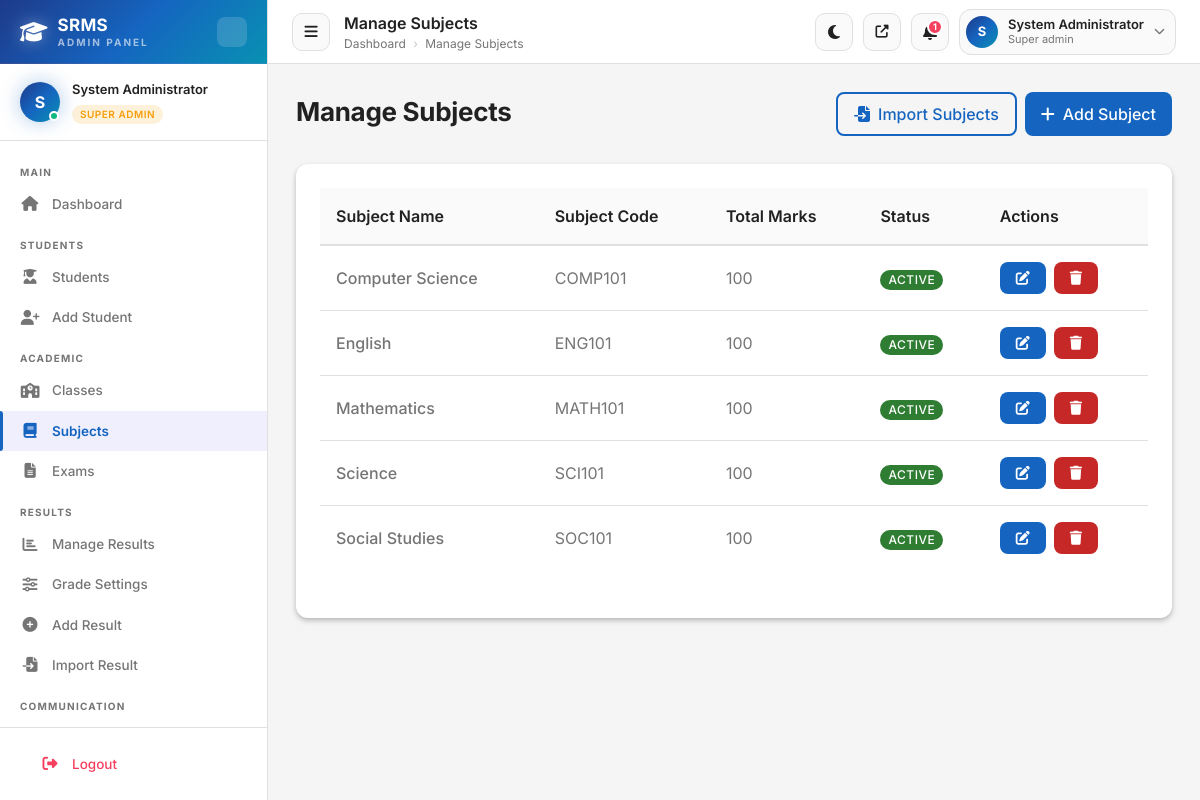
Page /admin/subjects.php (signed in) on the committed database.
### tables this page shows
CREATE TABLE `subjects` (
  `id` int(11) NOT NULL AUTO_INCREMENT,
  `subject_code` varchar(20) NOT NULL,
  `subject_name` varchar(100) NOT NULL,
  `credits` int(2) DEFAULT 0,
  `total_marks` int(3) DEFAULT 100,
  `pass_marks` int(3) DEFAULT 40,
  `status` enum('active','inactive') DEFAULT 'active',
  `created_at` timestamp NOT NULL DEFAULT current_timestamp(),
  `updated_at` timestamp NOT NULL DEFAULT current_timestamp() ON UPDATE current_timestamp(),
  PRIMARY KEY (`id`),
  UNIQUE KEY `subject_code` (`subject_code`),
  KEY `idx_status` (`status`)
);

### includes/auth.php (called while the page is built, shortened)
<?php
function isAdminLoggedIn() {
    return isset($_SESSION['admin_id']) && !empty($_SESSION['admin_id']);
}
function getCurrentAdmin($conn) {
    $sql = "SELECT * FROM admin_users WHERE id = ? AND status = 'active'";
    return getRow($conn, $sql, [$_SESSION['admin_id']]);
}
function canPerformAction($action, $resource) {
    $role = $_SESSION['admin_role'] ?? '';
    if ($role === 'super_admin') {
        return true;
    }
    $permissions = [
        'admin' => [
            'students' => ['create', 'read', 'update', 'delete'],
            'classes' => ['create', 'read', 'update', 'delete'],
            'subjects' => ['create', 'read', 'update', 'delete'],
            'exams' => ['create', 'read', 'update', 'delete'],
            'results' => ['create', 'read', 'update', 'delete'],
            'notices' => ['create', 'read', 'update', 'delete'],
            'faqs' => ['create', 'read', 'update', 'delete'],
            'tickets' => ['read', 'update'],
            'settings' => ['read'],
        ],
        'teacher' => [
            'students' => ['read'],
            'classes' => ['read'],
            'subjects' => ['read'],
            'exams' => ['read'],
            'results' => ['create', 'read', 'update'],
            'notices' => ['read'],
            'faqs' => ['read'],
            'tickets' => ['create', 'read'],
            'settings' => [],
        ],
    ];
    return in_array($action, $permissions[$role][$resource]);
}

### includes/security.php (called while the page is built, shortened)
<?php
function escape($string) {
    return htmlspecialchars($string ?? '', ENT_QUOTES, 'UTF-8');
}
function prepareAndExecute($conn, $sql, $params = [], $types = '') {
    try {
        $stmt = $conn->prepare($sql);
        if (!empty($params)) {
            if (empty($types)) {
                $types = str_repeat('s', count($params));
            }
            $stmt->bind_param($types, ...$params);
        }
        if (!$stmt->execute()) {
            error_log("SQL Execute Error: " . $stmt->error);
            return false;
        }
        return $stmt;
    } catch (mysqli_sql_exception $e) {
        error_log("MySQLi Exception: " . $e->getMessage());
        return false;
    } catch (Exception $e) {
        error_log("SQL General Error: " . $e->getMessage());
        return false;
    }
}

### includes/functions.php (called while the page is built, shortened)
<?php
function getRow($conn, $sql, $params = [], $types = '') {
    $stmt = prepareAndExecute($conn, $sql, $params, $types);
    $result = $stmt->get_result();
    $row = $result->fetch_assoc();
    return $row;
}
function getRows($conn, $sql, $params = [], $types = '') {
    $stmt = prepareAndExecute($conn, $sql, $params, $types);
    $result = $stmt->get_result();
    $rows = [];
    while ($row = $result->fetch_assoc()) {
        $rows[] = $row;
    }
    return $rows;
}
function getValue($conn, $sql, $params = [], $types = '') {
    $row = getRow($conn, $sql, $params, $types);
    return $row ? reset($row) : null;
}

### admin/subjects.php (the view, shortened to what this page needs)
<?php
$page_title = 'Manage Subjects';
require_once '../includes/auth.php';
require_once 'header.php';
$subjects = getRows($conn, "SELECT * FROM subjects WHERE status != 'deleted' ORDER BY subject_name");
?>
<div class="page-header">
    <div class="flex justify-between items-center">
        <h1 class="page-title">Manage Subjects</h1>
        <?php if (canPerformAction('create', 'subjects')): ?>
        <div class="flex gap-sm">
            <a href="import-subjects.php" class="btn btn-outlined">
                <i class="fas fa-file-import"></i> Import Subjects
            </a>
            <button onclick="showAddModal()" class="btn btn-primary">
                <i class="fas fa-plus"></i> Add Subject
            </button>
        </div>
        <?php endif; ?>
    </div>
</div>
<div class="card">
    <div class="table-responsive">
        <table class="table">
            <thead>
                <tr>
                    <th>Subject Name</th>
                    <th>Subject Code</th>
                    <th>Total Marks</th>
                    <th>Status</th>
                    <th>Actions</th>
                </tr>
            </thead>
            <tbody>
                <?php foreach ($subjects as $subject): ?>
                <tr>
                    <td class="font-medium"><?php echo escape($subject['subject_name']); ?></td>
                    <td><?php echo escape($subject['subject_code'] ?? 'N/A'); ?></td>
                    <td><?php echo $subject['total_marks']; ?></td>
                    <td>
                        <span class="badge badge-<?php echo $subject['status'] === 'active' ? 'success' : 'secondary'; ?>">
                            <?php echo ucfirst($subject['status']); ?>
                        </span>
                    </td>
                    <td>
                        <div class="flex gap-sm">
                            <?php if (canPerformAction('update', 'subjects')): ?>
                            <button onclick='editSubject(<?php echo htmlspecialchars(json_encode($subject), ENT_QUOTES); ?>)' class="btn btn-sm btn-primary">
                                <i class="fas fa-edit"></i>
                            </button>
                            <?php endif; ?>
                            <?php if (canPerformAction('delete', 'subjects')): ?>
                            <button onclick="confirmDelete(<?php echo $subject['id']; ?>, '<?php echo escape($subject['subject_name']); ?>')" class="btn btn-sm btn-error">
                                <i class="fas fa-trash"></i>
                            </button>
                            <?php endif; ?>
                        </div>
                    </td>
                </tr>
                <?php endforeach; ?>
            </tbody>
        </table>
    </div>
</div>
<?php
require_once 'footer.php';
?>

### admin/header.php (shortened to what this page needs)
<?php
require_once __DIR__ . '/../includes/auth.php';
$current_admin = getCurrentAdmin($conn);
$open_tickets = 0;
$unpublished_notices = 0;
try { $open_tickets = (int)getValue($conn, "SELECT COUNT(*) FROM support_tickets WHERE status='open'"); } catch(Exception $e){}
try { $unpublished_notices = (int)getValue($conn, "SELECT COUNT(*) FROM notices WHERE is_published=0"); } catch(Exception $e){}
$notif_count = $open_tickets + $unpublished_notices;
$role_class = 'role-' . ($current_admin['role'] ?? 'viewer');
$role_label = ucfirst(str_replace('_', ' ', $current_admin['role'] ?? 'Staff'));
$current_page = basename($_SERVER['PHP_SELF']);
function navLink($href, $icon, $label, $current): string {
    $active = $current === $href ? 'active' : '';
    return sprintf(
        '<a href="%s" class="nav-link %s" data-label="%s">
            <i class="fas fa-%s nav-icon"></i>
            <span class="sidebar-label">%s</span>
         </a>',
        $href, $active, htmlspecialchars($label, ENT_QUOTES),
        $icon, htmlspecialchars($label, ENT_QUOTES)
    );
}
?>
<!DOCTYPE html>
<html lang="en" data-theme="light">
<head>
    <link rel="stylesheet" href="https://cdnjs.cloudflare.com/ajax/libs/font-awesome/6.5.1/css/all.min.css">
    <link rel="stylesheet" href="../css/variables.css">
    <link rel="stylesheet" href="../css/reset.css">
    <link rel="stylesheet" href="../css/components.css">
    <link rel="stylesheet" href="../css/layout.css">
    <link rel="stylesheet" href="../css/animations.css">
    <link rel="stylesheet" href="../css/admin-premium.css">
</head>
<body>
<div class="admin-layout" id="adminLayout">
    <aside class="admin-sidebar" id="adminSidebar">
        <div class="sidebar-header">
            <a href="dashboard.php" class="sidebar-brand">
                <i class="fas fa-graduation-cap"></i>
                <span class="sidebar-brand-text">
                    <span style="display:block;">SRMS</span>
                    <span class="sidebar-brand-sub">Admin Panel</span>
                </span>
            </a>
            <button class="sidebar-collapse-btn" id="sidebarCollapseBtn" title="Collapse sidebar">
            </button>
        </div>
        <div class="sidebar-profile">
            <div class="sidebar-profile-avatar">
                <?php echo strtoupper(substr($current_admin['full_name'], 0, 1)); ?>
            </div>
            <div class="sidebar-profile-info">
                <div class="sidebar-profile-name"><?php echo escape($current_admin['full_name']); ?></div>
                <span class="role-badge <?php echo $role_class; ?>"><?php echo $role_label; ?></span>
            </div>
        </div>
        <nav class="sidebar-nav" id="sidebarNav">
            <div class="sidebar-section-title">Main</div>
            <?php echo navLink('dashboard.php', 'home', 'Dashboard', $current_page); ?>
            <?php if (canPerformAction('read', 'students')): ?>
            <div class="sidebar-section-title">Students</div>
            <?php echo navLink('students.php',    'user-graduate', 'Students',    $current_page); ?>
            <?php if (canPerformAction('create', 'students')): ?>
            <?php echo navLink('add-student.php', 'user-plus',     'Add Student', $current_page); ?>
            <?php endif; ?>
            <?php endif; ?>
            <?php if (canPerformAction('read', 'classes')): ?>
            <div class="sidebar-section-title">Academic</div>
            <?php echo navLink('classes.php',  'school',   'Classes',  $current_page); ?>
            <?php echo navLink('subjects.php', 'book',     'Subjects', $current_page); ?>
            <?php echo navLink('exams.php',    'file-alt', 'Exams',    $current_page); ?>
            <?php endif; ?>
            <?php if (canPerformAction('read', 'results')): ?>
            <div class="sidebar-section-title">Results</div>
            <?php echo navLink('results.php',    'chart-bar',    'Manage Results', $current_page); ?>
            <?php echo navLink('grade-settings.php', 'sliders-h', 'Grade Settings', $current_page); ?>
            <?php if (canPerformAction('create', 'results')): ?>
            <?php echo navLink('add-result.php', 'plus-circle', 'Add Result',     $current_page); ?>
            <?php echo navLink('import-results.php', 'file-import', 'Import Result', $current_page); ?>
            <?php endif; ?>
            <?php endif; ?>
            <?php if (canPerformAction('read', 'notices')): ?>
            <div class="sidebar-section-title">Communication</div>
            <?php echo navLink('notices.php', 'bell',            'Notices',         $current_page); ?>
            <?php endif; ?>
        </nav>
        <div style="padding:16px 20px;border-top:1px solid var(--color-border);flex-shrink:0;">
            <a href="logout.php" class="nav-link" data-label="Logout" style="color:var(--premium-rose,#f43f5e);">
                <i class="fas fa-sign-out-alt nav-icon"></i>
                <span class="sidebar-label">Logout</span>
            </a>
        </div>
    </aside>
    <main class="admin-main" id="adminMain">
        <div class="admin-topbar">
            <div class="topbar-left">
                <button class="sidebar-toggle-btn" id="mobileSidebarToggle" title="Open menu">
                    <i class="fas fa-bars"></i>
                </button>
                <div>
                    <div class="topbar-page-title"><?php echo $page_title ?? 'Admin Panel'; ?></div>
                    <div class="topbar-breadcrumb">
                        <a href="dashboard.php" style="color:var(--color-text-secondary);text-decoration:none;">Dashboard</a>
                        <?php if (($page_title ?? '') !== 'Dashboard'): ?>
                        <span style="margin:0 4px;opacity:.4;">›</span>
                        <span><?php echo $page_title ?? ''; ?></span>
                        <?php endif; ?>
                    </div>
                </div>
            </div>
            <div class="topbar-right">
                <button class="theme-toggle-btn" id="themeToggle" title="Toggle dark mode">
                    <i class="fas fa-moon" id="themeIcon"></i>
                </button>
                <a href="../index.php" target="_blank" class="sidebar-toggle-btn" title="View site" style="text-decoration:none;">
                    <i class="fas fa-external-link-alt" style="font-size:13px;"></i>
                </a>
                <div style="position:relative;">
                    <button class="notif-btn" id="notifBtn" title="Notifications">
                        <?php if ($notif_count > 0): ?>
                        <span class="notif-badge"><?php echo min($notif_count, 9); ?><?php echo $notif_count > 9 ? '+' : ''; ?></span>
                        <?php endif; ?>
                    </button>
                </div>
                <div class="dropdown" id="adminChipDropdown">
                    <div class="admin-user-chip dropdown-toggle" data-dropdown-toggle>
                        <div class="admin-avatar-sm">
                            <?php echo strtoupper(substr($current_admin['full_name'], 0, 1)); ?>
                        </div>
                        <div style="line-height:1.2;">
                            <div style="font-size:13px;font-weight:600;color:var(--color-text-primary);"><?php echo escape($current_admin['full_name']); ?></div>
                            <div style="font-size:11px;color:var(--color-text-secondary);"><?php echo $role_label; ?></div>
                        </div>
                        <i class="fas fa-chevron-down" style="font-size:11px;color:var(--color-text-secondary);"></i>
                    </div>
                </div>
            </div>
        </div>
        <div class="admin-content">

### rows in the picture
subjects: subject_name "Computer Science", subject_code "COMP101", total_marks "100", status "ACTIVE"
subjects: subject_name "English", subject_code "ENG101", total_marks "100", status "ACTIVE"
subjects: subject_name "Mathematics", subject_code "MATH101", total_marks "100", status "ACTIVE"
subjects: subject_name "Science", subject_code "SCI101", total_marks "100", status "ACTIVE"
subjects: subject_name "Social Studies", subject_code "SOC101", total_marks "100", status "ACTIVE"

### other values in the picture
substr($current_admin['full_name'], 0, 1) "S"
$current_admin['full_name'] "System Administrator"
$role_label "SUPER ADMIN"
$label "Dashboard Students Add Student Classes Subjects Exams Manage Results Grade Settings Add Result Import Result"
$page_title "Manage Subjects"
min($notif_count, 9) "1"
$role_label "Super admin"
